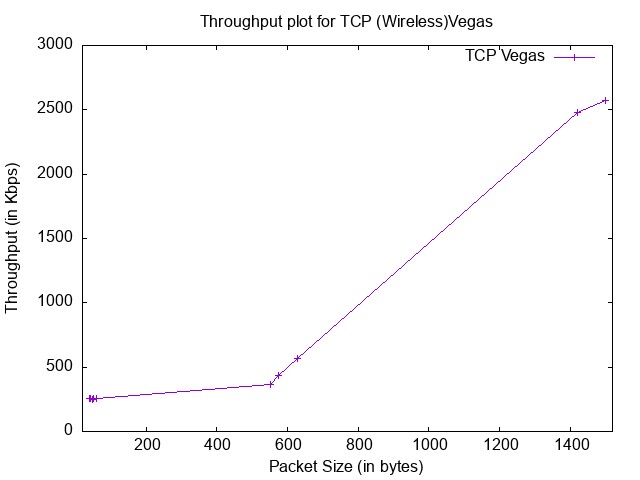

Here is the gnuplot script that generated this plot:
set terminal png
set output "wirelessTcpVegas.png"
set title "Throughput plot for TCP (Wireless)Vegas"
set xlabel "Packet Size (in bytes)"
set ylabel "Throughput (in Kbps)"

set xrange [20:1520]
plot "-"  title "TCP Vegas" with linespoints
40 252.945
44 253.033
48 252.439
52 252.835
60 252.883
552 364.961
576 433.004
628 566.628
1420 2477.67
1500 2571.15
e
